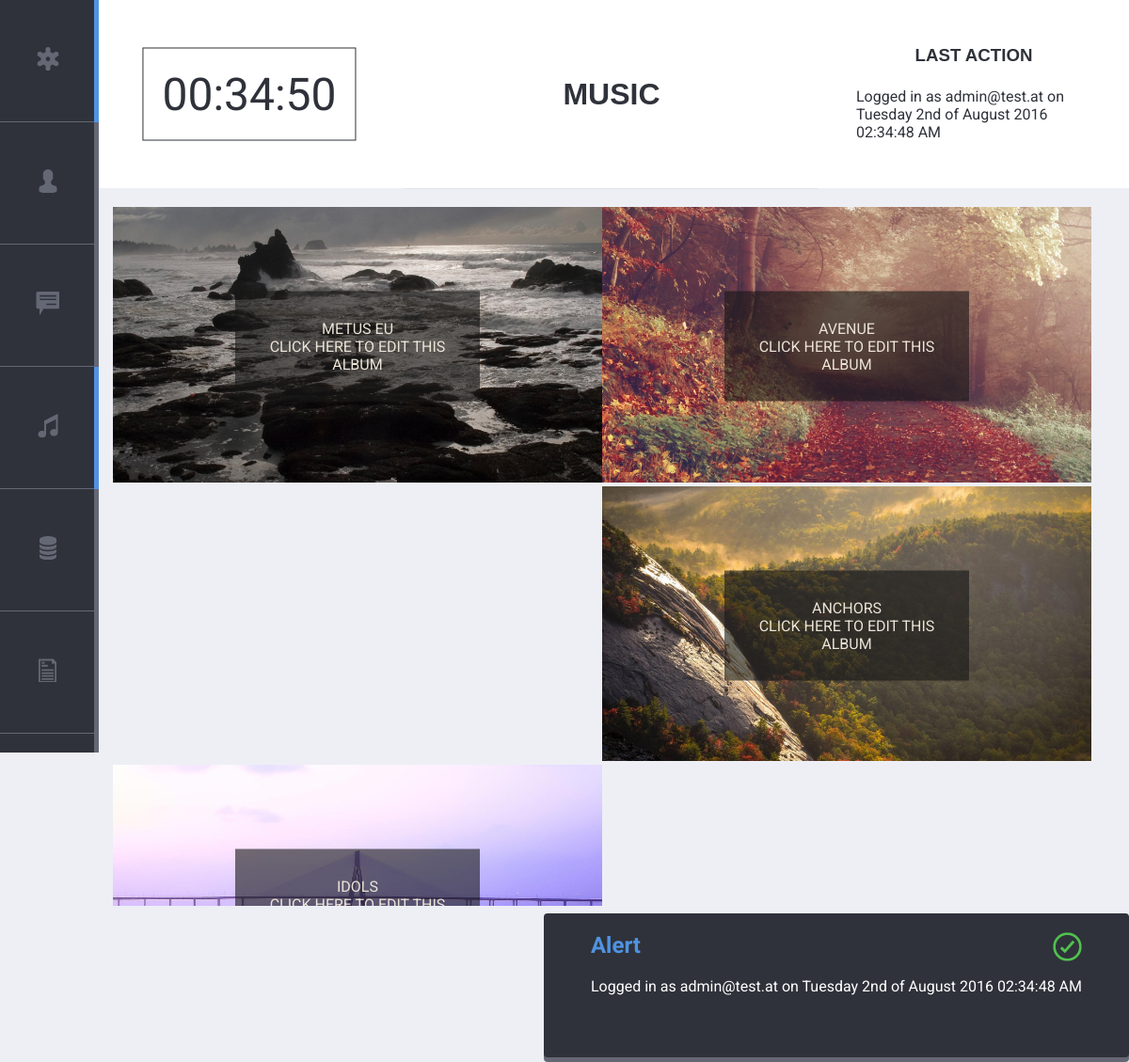
The app's page /index.php?site=music (signed in) with its own data.
### tables this page shows
CREATE TABLE `albums` (
  `id` int(11) NOT NULL,
  `title` varchar(255) NOT NULL,
  `tracklist_id` int(11) NOT NULL,
  `album_info` varchar(1000) NOT NULL
);

### functions/music.php (called while the page is built, shortened)
<?php
function get_albums() {
  global $link;
  $sql = "SELECT * FROM albums";
  $result = mysqli_query($link, $sql);
  $all_albums = mysqli_fetch_all($result, MYSQLI_ASSOC);
  return $all_albums;
}
?>

### views/music.php (the view)
<?php foreach($all_albums as $album): ?>
  <div class="album_container">
    <a class="album_edit_link" href="index.php?site=music&amp;action=edit&amp;id=<?php echo $album['id']; ?>"><img src="img/<?php echo $album['id']; ?>.jpg" alt="">
    <span class="album_caption"><?php echo $album["title"]; ?><br>Click here to edit this album</span>
    </a>
  </div>
<?php endforeach; ?>

### views/header.php (shortened to what this page needs)
<!DOCTYPE html>
<html lang="en">
<head>
  <link rel="stylesheet" href="css/main.css">
</head>
<body>
    <aside class="dashboard_nav">
        <nav>
        <ul class="dashboard_nav_list">
          <li class="dashboard_nav_listitem"><a href="index.php"><img src=" img/home_icon_small.png" alt=""></a></li>
          <li class="dashboard_nav_listitem"><a href="index.php?site=users"><img src="img/users_icon_small.png" alt=""></a></li>
          <li class="dashboard_nav_listitem"><a href="index.php?site=blog"><img src="img/blog_icon_small.png" alt=""></a></li>
          <li class="dashboard_nav_listitem"><a href="index.php?site=music"><img src="img/music_icon_small.png" alt=""></a></li>
          <li class="dashboard_nav_listitem"><a href="index.php?site=shop"><img src="img/shop_icon_small.png" alt=""></a></li>
          <li class="dashboard_nav_listitem"><a href="index.php?site=orders"><img src="img/orders_icon_small.png" alt=""></a></li>
        </ul>
      </nav>
    </aside>
    <header class="dashboard_header">
    <div class="time_info"><div class="clock_wrap"><div id="clock">00:00:00</div></div></div>
      <div class="breadcrumbs">
        <h1><?php echo $site ?></h1>
      </div>
      <div class="flash_wrap">
        <?php if(isset($_SESSION["flash"])): ?>
          <h3>Last Action</h3>
          <p><?php echo $_SESSION["flash"]; ?></p>
        <?php endif; ?>
      </div>
    </header>
    <main class="main_content">
    <?php if(isset($_SESSION["popup"]) && $_SESSION["popup"] !== ""): ?>
      <div id="popup1" class="popup_wrap">
        <div class="popup">
          <h2>Alert </h2>
          <img class="popup_icon" src="<?php echo $_SESSION['popup_icon']; ?>" alt="">
          <div class="content">
             <p> <?php echo $_SESSION["flash"]; ?></p>
          </div>
        </div>
      </div>
    <?php endif; ?>

### index.php (shortened to what this page needs)
<?php
$site = isset($_GET['site']) ? $_GET["site"] : "dashboard";
require_once("views/header.php");
require("dbconnect.php");
require("functions/music.php");
if(isset($_SESSION["logged_in"]) === true){
	if($site == "users") {
	  include("logic/users.php");
	} elseif($site == "blog") {
	  include("logic/blog.php");
	} elseif($site == "music") {
		include("logic/music.php");
	}elseif($site == "shop"){
		include("logic/shop.php");
	}elseif($site == "orders"){
		include("logic/orders.php");
	}
	else {
	  include("views/dashboard.php");
	}
}else {
	include("views/login_form.php");
}
require_once("views/footer.php");
?>

### logic/music.php
<?php
if(isset($_GET['action'])) {
  $action = $_GET["action"];
  if($action == "new") {
  }
  elseif($action == "edit" && isset($_GET["id"])){
    $id = (int)$_GET["id"];
    $form_action = "index.php?site=music&action=update_album";
    $album = get_album($id);
    include("views/music_edit_form.php");
  }
  elseif($action == "update_album" && is_post_request()) {
    update_album($_POST["id"], $_POST["title"], $_POST["album_info"] );
    redirect_to("index.php?site=music", "Album with ID: " . $_POST["id"] . " at " . date('l jS \of F Y h:i:s A') . " updated");
  }
  elseif($action == "delete" && isset($_GET["id"])){
    delete_user($_GET["id"]);
    redirect_to("index.php?site=music", "Album with ID: " . $_GET["id"] . " at " . date('l jS \of F Y h:i:s A') . " deleted");
  }
}
  else{
      $all_albums = get_albums();
      require("views/music.php");
  }
?>

### views/footer.php (shortened to what this page needs)
  </main>
</body>
</html>

### css/main.css (style rules this page uses)
* { -webkit-box-sizing: border-box; -moz-box-sizing: border-box; -ms-box-sizing: border-box; box-sizing: border-box; }
body { background-color: #EDEFF5; color: #2F323A; font-family: 'Roboto', sans-serif; font-style: normal; font-weight: 400; }
.main_content { padding:20px; position: absolute; top:200px; left: 100px; z-index: 100; width: calc(100vw - 120px); min-width: 1024px; }
a { text-decoration: none; color: #BF3542; text-transform: uppercase; }
h1, h3, h4 { text-align: center; font-family: Tahoma, Arial, sans-serif; text-transform: uppercase; margin: 30px 0; }
.dashboard_nav_list { list-style: none; text-align: center; padding:0; margin:0; }
.dashboard_nav_listitem a { display: block; height: 100%; width: 100%; }
.dashboard_nav_listitem { padding: 50px 0px; border-bottom:1px solid #646874; transition:all 0.3s; }
.popup_wrap { background-color:#2F323A; box-shadow: 0px 5px 0 #646874; position: fixed; right: 0; bottom: 5px; padding: 20px 50px 50px 50px; color:#fff; border-radius: 4px; z-index: 9999; }
.popup_wrap h2 { margin-top:0; color:#5093E1; }
.popup_icon { position: absolute; right: 50px; top: 20px; }
.dashboard_nav { position: fixed; width: 100px; height: 100vh; top:0; left:0; background-color: #2F323A; z-index: 99; box-shadow: 5px 0px 0 #646874; }
.dashboard_nav_active { box-shadow: 5px 0px 0 #5093E1; }
.dashboard_header { height: 200px; position: absolute; top:0; left:100px; background-color: #fff; width: calc(100vw - 100px); display:flex; justify-content: space-between; min-width: 1024px; }
.dashboard_header h1, .dashboard_header h3 { line-height: 100px; margin: 0; }
.dashboard_header h1 { border-bottom: 1px solid #E2E4EA; }
#clock { font-size: 3em; }
.time_info { flex-grow:1; flex-basis:30%; position: relative; }
.clock_wrap { position:absolute; top: 50%; left: 50%; transform: translate(-50%, -50%); padding: 20px; border: 1px solid #2F323A; }
.breadcrumbs { flex-grow:1; flex-basis:40%; }
.breadcrumbs h1 { line-height: 200px; font-style: normal; font-weight: 900; }
.flash_wrap { flex-grow:1; flex-basis:30%; padding:40px; }
.flash_wrap h3 { line-height: 2em; }
.album_container { width: 50%; height: 50%; float: left; position: relative; }
.album_container img { height: 100%; width: 100%; }
.album_caption { position:absolute; top: 50%; left: 50%; transform: translate(-50%, -50%); padding: 30px; background: rgba(23,23,23,0.6); text-align: center; }
.album_container a { color: #EBE3D6; }

### records on screen
albums: shows a picture, title "METUS EU"
albums: shows a picture, title "AVENUE"
albums: shows a picture, title "ANCHORS"
albums: shows a picture, title "IDOLS"

### other values on screen
$site "MUSIC"
$_SESSION["flash"] "Logged in as admin@test.at on Tuesday 2nd of August 2016 02:34:48 AM"
